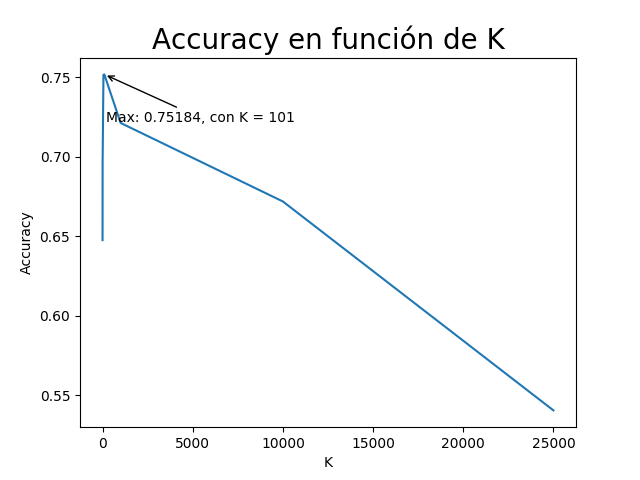

Write the Python code that produced this figure.
import csv
import sys
import matplotlib.pyplot as plt
import os
from functools import reduce

get_real_label = {}
with open('../../datos/imdb_dataset.csv', 'r') as csvfile:
  spamreader = csv.DictReader(csvfile, delimiter=',')
  for row in spamreader:
    get_real_label[row['index']] = row['label']


def get_accuracy(path):
  with open(path, 'r') as csvfile:
    spamreader = csv.DictReader(csvfile, delimiter=',')

    tp = tn = ammount = 0.0
    for row in spamreader:
      label = get_real_label[row['id']]
      ammount+=1

      if (row['label'] == 'pos') and (label == 'pos'):
        tp+=1

      if (row['label'] == 'neg') and (label == 'neg'):
        tn+=1

    return (tp + tn) / ammount


path = '../../ejecucion/outputs/sin_pca/test-k/classif/'
results = []
for filename in os.listdir(path):
  k = int(filename[0:-4][8:])
  accuracy = get_accuracy(path + filename)  
  results.append({'k':k, 'accuracy':accuracy})

plotA = []
for e in results:
  plotA.append((e['k'], e['accuracy']))

plotA.sort(key=lambda e: e[0])

plt.plot(*zip(*plotA))

m = max(plotA, key=lambda e : e[1])

plt.annotate('Max: ' + str(m[1]) + ', con K = ' + str(m[0]), xy=(m[0], m[1]), xytext=(m[0]+100, m[1]-0.03),
              arrowprops=dict(facecolor='red', arrowstyle='->'),
            )

plt.title('Accuracy en función de K', fontsize=20)
plt.ylabel('Accuracy')
plt.xlabel('K')
plt.savefig('graph_sin_pca_accuracy_FREQ_ORIGINAL.png')